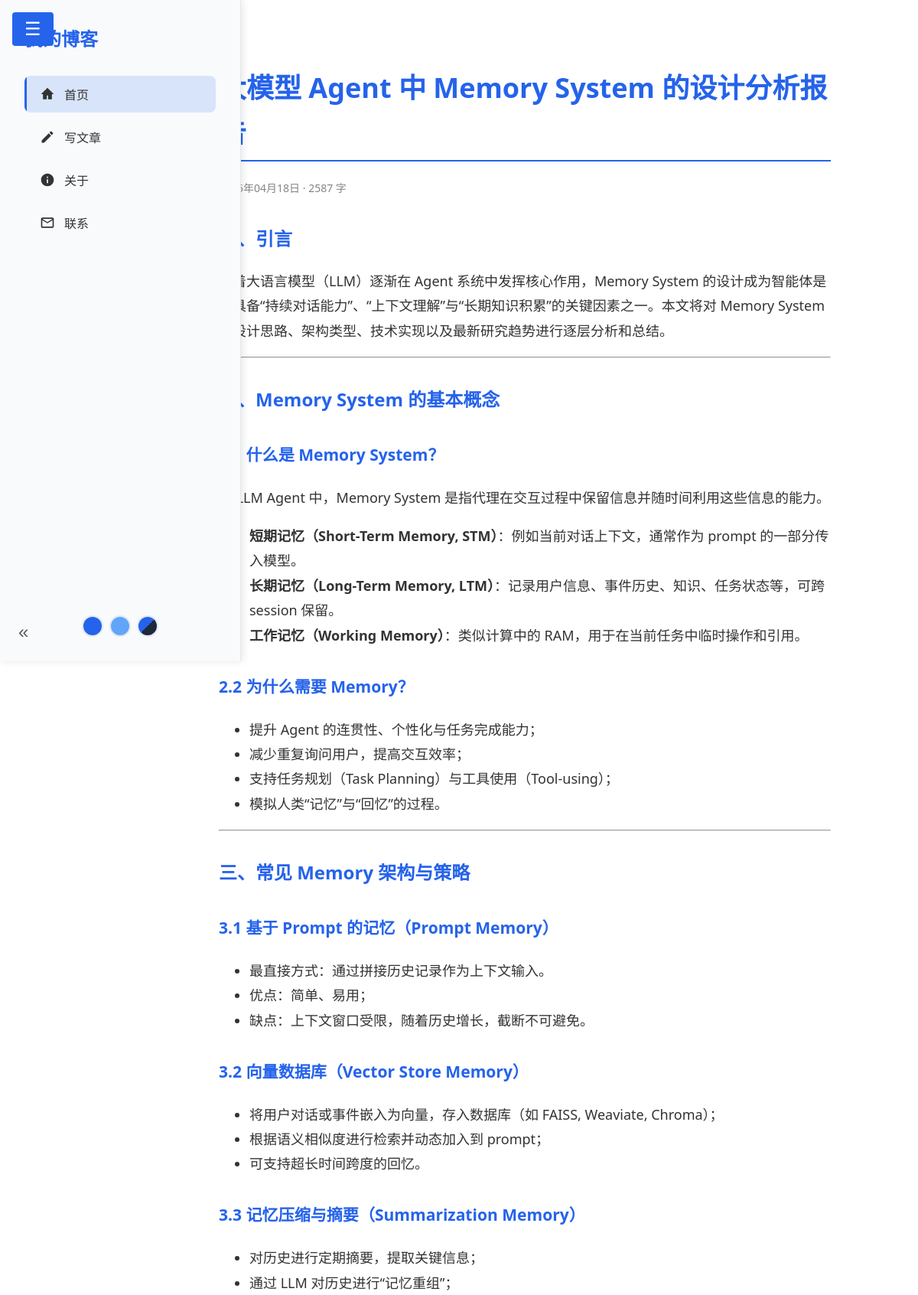
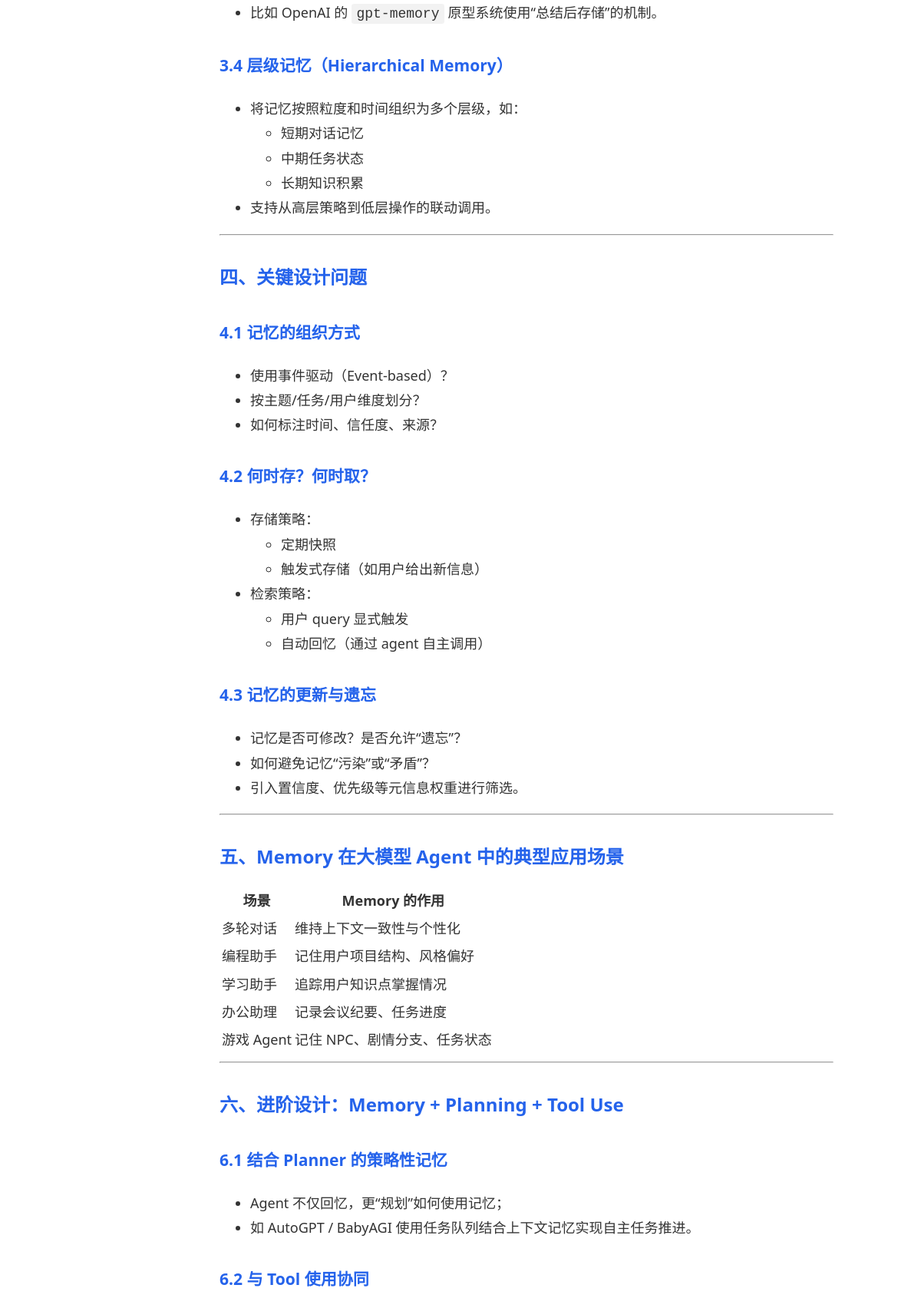
Screenshot of /post/3 (upper part) with the database file from the repository (2 pictures, top to bottom).
### app.py (models this page shows)
class Post(db.Model):
    id = db.Column(db.Integer, primary_key=True)
    title = db.Column(db.String(100), nullable=False)
    content = db.Column(db.Text, nullable=False)
    created_at = db.Column(db.DateTime, default=datetime.utcnow)

### app.py (the view)
@app.route('/post/<int:post_id>')
def post(post_id):
    post = Post.query.get_or_404(post_id)
    return render_template('post.html', post=post)

### app.py (called while the page is built)
@app.template_filter('markdown')
def markdown_filter(text):
    if not text:
        return ""
    html = markdown2.markdown(text, extras=["fenced-code-blocks", "tables"])
    return Markup(html)

### templates/post.html (shortened to what this page needs)
{% extends "base.html" %}
{% block content %}
<article class="post-detail">
    <header>
        <h1>{{ post.title }}</h1>
        <div class="post-meta">
            <time datetime="{{ post.created_at.isoformat() }}">
                {{ post.created_at.strftime('%Y年%m月%d日') }}
            </time>
            <span>·</span>
            <span>{{ post.content|length }} 字</span>
        </div>
    </header>
    <div class="post-content">
        {{ post.content|markdown }}
    </div>
</article>
{% endblock %}

### templates/base.html (shortened to what this page needs)
<!DOCTYPE html>
<html lang="zh" data-theme="system">
<head>
    <link rel="stylesheet" href="{{ url_for('static', filename='style.css') }}">
</head>
<body>
    <div class="layout">
        <button class="menu-toggle" onclick="toggleSidebar()">☰</button>
        <aside class="sidebar" id="sidebar">
            <h1 class="logo">我的博客</h1>
            <nav class="nav">
                <a href="{{ url_for('index') }}" class="nav-link active">
                    <svg class="icon"><use xlink:href="#icon-home"></use></svg>
                    <span>首页</span>
                </a>
                <a href="{{ url_for('create') }}" class="nav-link">
                    <svg class="icon"><use xlink:href="#icon-edit"></use></svg>
                    <span>写文章</span>
                </a>
                <a href="{{ url_for('about') }}" class="nav-link">
                    <svg class="icon"><use xlink:href="#icon-info"></use></svg>
                    <span>关于</span>
                </a>
                <a href="{{ url_for('contact') }}" class="nav-link">
                    <svg class="icon"><use xlink:href="#icon-mail"></use></svg>
                    <span>联系</span>
                </a>
            </nav>
            <div class="theme-colors">
                <div class="theme-color" style="background: #2563eb;" onclick="setTheme('light')" title="浅色主题"></div>
                <div class="theme-color" style="background: #60a5fa;" onclick="setTheme('dark')" title="深色主题"></div>
                <div class="theme-color" style="background: linear-gradient(135deg, #2563eb 50%, #1e293b 50%);" onclick="setTheme('system')" title="系统主题"></div>
            </div>
            <button class="close-sidebar" onclick="toggleSidebar()">«</button>
        </aside>
        <main class="content">
            {% block content %}{% endblock %}
        </main>
    </div>
</body>
</html>

### static/style.css (style rules this page uses)
:root { --bg-color: #ffffff; --text-color: #333333; --primary-color: #2563eb; --sidebar-bg: #f8fafc; --border-color: #e2e8f0; }
[data-theme="system"] { color-scheme: light dark; }
body { margin: 0; font-family: 'Segoe UI', system-ui, sans-serif; background-color: var(--bg-color); color: var(--text-color); transition: background-color 0.3s, color 0.3s; }
.layout { display: flex; min-height: 100vh; flex-direction: column; }
@media (min-width: 768px) { .layout { flex-direction: row; } }
@media (min-width: 768px) { .sidebar { width: 250px; position: sticky; top: 0; height: 100vh; } }
.logo { margin: 0; font-size: 1.5rem; color: var(--primary-color); }
.nav { display: flex; flex-direction: column; gap: 0.5rem; }
.nav-link { display: flex; align-items: center; gap: 0.75rem; padding: 0.75rem 1.25rem; border-radius: 0.5rem; color: var(--text-color); text-decoration: none; transition: all 0.2s cubic-bezier(0.4, 0, 0.2, 1); position: relative; overflow: hidden; }
.nav-link.active { background-color: color-mix(in srgb, var(--primary-color) 15%, transparent); font-weight: 500; }
.nav-link.active::before { content: ""; position: absolute; left: 0; top: 0; bottom: 0; width: 3px; background-color: var(--primary-color); border-radius: 0 4px 4px 0; }
.icon { width: 1.25rem; height: 1.25rem; fill: currentColor; }
.content { flex: 1; padding: 2rem; max-width: 800px; margin: 0 auto; line-height: 1.6; }
.content h1 { font-size: 2.25rem; margin: 2rem 0 1.5rem; border-bottom: 2px solid var(--primary-color); padding-bottom: 0.5rem; }
.content h2 { font-size: 1.875rem; margin: 1.5rem 0 1rem; color: color-mix(in srgb, var(--primary-color) 80%, var(--text-color)); }
.post-meta { color: color-mix(in srgb, var(--text-color) 60%, transparent); font-size: 0.875rem; margin-bottom: 1.5rem; }
.post-content { font-size: 1.125rem; margin-bottom: 2rem; }
.content h1, .content h2, .content h3 { color: var(--primary-color); margin-top: 1.5em; }
.post-content { font-size: 1.125rem; line-height: 1.8; }
.post-content h2 { font-size: 1.5rem; margin: 2rem 0 1rem; color: var(--primary-color); }
.post-content code { font-family: 'JetBrains Mono', monospace; padding: 0.2em 0.4em; background-color: color-mix(in srgb, var(--primary-color) 15%, transparent); border-radius: 0.3em; }
.content code { font-family: 'Courier New', monospace; background: rgba(0, 0, 0, 0.05); padding: 0.2rem 0.4rem; border-radius: 0.2rem; }
.menu-toggle { position: fixed; top: 1rem; left: 1rem; z-index: 100; background: var(--primary-color); color: white; border: none; border-radius: 0.25rem; padding: 0.5rem 1rem; font-size: 1.5rem; cursor: pointer; display: block; }
.sidebar { width: 250px; position: fixed; top: 0; left: 0; height: 100vh; transition: transform 0.3s ease; z-index: 90; transform: translateX(-100%); background-color: var(--sidebar-bg); padding: 2rem; overflow-y: auto; display: flex; flex-direction: column; gap: 2rem; border-right: 1px solid var(--border-color); box-shadow: 2px 0 10px rgba(0,0,0,0.1); }
.sidebar:not(.collapsed) { transform: translateX(0); }
.content { transition: margin-left 0.3s ease; margin-left: 0; padding-left: 1rem; padding-right: 1rem; }
.sidebar:not(.collapsed) + .content { margin-left: 270px; padding-left: 1rem; padding-right: 1rem; }
.close-sidebar { position: absolute; bottom: 1rem; left: 1rem; background: transparent; border: none; color: var(--text-color); font-size: 1.5rem; cursor: pointer; padding: 0.5rem; border-radius: 50%; transition: background-color 0.2s; opacity: 0.8; }
.nav { flex: 1; }
.theme-color { width: 24px; height: 24px; border-radius: 50%; border: 2px solid var(--border-color); cursor: pointer; margin: 0 4px; }
.theme-colors { display: flex; justify-content: center; margin-top: 1rem; }

### rows the page displays
Post: title "大模型 Agent 中 Memory System…", created_at "2025年04月18日", content "一、引言 随着大语言模型（LLM）逐渐在 Agent 系统中发挥核心作用，Memory System 的设计成为智能体是否具备“持续对话能力”、“上下文理解”与“长期知识积累”的关键因素之一。本文将对 Memory System 的设计思路、架构类型、技术实现以及最新研究趋势进行逐层分析和总结。 二、Memory System 的基本概念 2.1 什么是 Memory System？ 在 LLM Agent 中，Memory System 是指代理在交互过程中保留信息并随时间利用这些信息的能力。 短期记忆（Short-Term Memory, STM） ：例如当前对话上下文，通常作为 prompt 的一部分传入模型。 长期记忆（Long-Term Memory, LTM） ：记录用户信息、事件历史、知识、任务状态等，可跨 session 保留。 工作记忆（Working Memory） ：类似计算中的 RAM，用于在当前任务中临时操作和引用。 2.2 为什么需要 Memory？ 提升 Agent 的连贯性、个性化与任务完成能力； 减少重复询问用户，提高交互效率； 支持任务规划（Task Planning）与工具使用（Tool-using）； 模拟人类“记忆”与“回忆”的过程。 三、常见 Memory 架构与策略 3.1 基于 Prompt 的记忆（Prompt Memory） 最直接方式：通过拼接历史记录作为上下文输入。 优点：简单、易用； 缺点：上下文窗口受限，随着历史增长，截断不可避免。 3.2 向量数据库（Vector Store Memory）…"

### other values shown
{{ post.content|length }} "2587"
